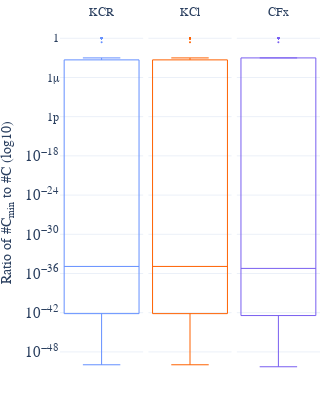

The notebook cell this image was saved under:
### Code cell
all_model_count_dfs = []


for extractor in ['kconfigreader', 'kmax', 'configfixextractor']:
    for system in ['axtls', 'fiasco', 'freetz-ng', 'busybox']:
        try:
            df = read_dataframe(extractor, system, 'solve_model-count', {'model-count': 'string'})
        except Exception as e:
            continue

        if df is None or df.empty:
            
            continue

        df['extractor'] = extractor
        df['system'] = system

        process_model_count(df)  # falls das eine Auswertung ist
        all_model_count_dfs.append(df)

# 📦 Zusammenführen
df_solve = pd.concat(all_model_count_dfs, ignore_index=True)
process_model_count(df_solve)
replace_values(df_solve)
#print(df_solve)
df_features[['extractor', 'system', 'revision', 'unconstrained_bools', 'unconstrained_tristates']].to_csv('/home/rami/Dokumente/data/df1.csv', index=False)
df_solve_unconstrained = df_solve.merge(df_features)

#print(df_solve_unconstrained[['unconstrained_bools', 'unconstrained_tristates']])

df_solve_unconstrained['model-count-unconstrained'] = \
    df_solve_unconstrained.apply(lambda row: \
        str(int(row['model-count']) * (2**int(row['unconstrained_bools'])) * (3**int(row['unconstrained_tristates']))) \
            if not pd.isna(row['model-count']) and row['model-count'] != '' else pd.NA, axis=1)

#print(df_solve_unconstrained)

df_solve_unconstrained['model-count-unconstrained-log10'] = df_solve_unconstrained['model-count-unconstrained'].fillna('').map(big_log10).replace(0, np.nan)
df_solve_unconstrained['similarity'] = df_solve_unconstrained.apply(lambda row: int(row['model-count']) / int(row['model-count-unconstrained']) if not pd.isna(row['model-count']) and row['model-count'] != '' else pd.NA, axis=1)
#print(df_solve_unconstrained)
#df_solve_unconstrained[['similarity']].to_csv('/home/rami/Dokumente/data/similarity_values.csv', index=False)
df_solve_unconstrained[['extractor', 'system', 'revision', 'model-count', 'model-count-unconstrained', 'similarity']].to_csv('/home/rami/Dokumente/data/test3.csv', index=False)

fig = px.box(
    df_solve_unconstrained,
    y='similarity',
    color='extractor',
    facet_col='extractor',
    labels={'similarity': 'Ratio of #C<sub>min</sub> to #C (log10)'},
    log_y=True,
    category_orders={'extractor': ['KConfigReader', 'KClause','ConfigFix']}
)
fig.for_each_annotation(lambda a: a.update(
    text={
        'KConfigReader': 'KCR',
        'KClause': 'KCl',
        'ConfigFix': 'CFx'
    }.get(a.text.split("=")[1], a.text))
)

fig.update_traces(width=0.5)
#fig.update_yaxes(tickvals=[1e0, 1e-3, 1e-6, 1e-9, 1e-12, 1e-15], ticktext=['10<sup>0</sup>', '10<sup>-3</sup>', '10<sup>-6</sup>', '10<sup>-9</sup>', '10<sup>-12</sup>', '10<sup>-15</sup>'])
style_box(fig, legend_position=None)
show(fig, 'configuration-similarity', height=400, width=200, margin=dict(l=0, r=0, t=20, b=0))

df_solve_unconstrained[['extractor', 'system', 'revision', 'model-count', 'model-count-unconstrained', 'similarity']].to_csv('/home/rami/Dokumente/data/debug_model_counts.csv', index=False)
test_row = df_solve_unconstrained[
    (df_solve_unconstrained['system'] == 'axtls') &
    (df_solve_unconstrained['revision'] == 'release-1.0.0') &
    (df_solve_unconstrained['extractor'] == 'KConfigReader')
].iloc[0]

print("🔍 model-count =", test_row['model-count'])
print("🔍 unconstrained_bools =", test_row.get('unconstrained_bools'))
print("🔍 model-count-unconstrained =", test_row['model-count-unconstrained'])

expected = int(test_row['model-count']) * (2 ** int(test_row.get('unconstrained_bools')))
print("💡 expected model-count-unconstrained =", expected)

### Figure 1 — Plotly figure (JSON) as saved in the notebook; plotly's stock layout.template omitted (floating-point values rounded to 4 significant figures; data arrays with more than 128 entries replaced by an {"elided": "..."} marker saying what was removed)
{"data": [{"alignmentgroup": "True", "fillcolor": "rgba(0,0,0,0)", "hovertemplate": "extractor=KConfigReader<br>Ratio of #C<sub>min</sub> to #C (log10)=%{y}<extra></extra>", "legendgroup": "KConfigReader", "line": {"width": 1}, "marker": {"color": "#648FFF", "size": 2}, "name": "KConfigReader", "notched": false, "offsetgroup": "KConfigReader", "orientation": "v", "showlegend": true, "type": "box", "width": 0.5, "x0": " ", "xaxis": "x", "y": {"elided": "274 float values"}, "y0": " ", "yaxis": "y"}, {"alignmentgroup": "True", "fillcolor": "rgba(0,0,0,0)", "hovertemplate": "extractor=KClause<br>Ratio of #C<sub>min</sub> to #C (log10)=%{y}<extra></extra>", "legendgroup": "KClause", "line": {"width": 1}, "marker": {"color": "#FE6100", "size": 2}, "name": "KClause", "notched": false, "offsetgroup": "KClause", "orientation": "v", "showlegend": true, "type": "box", "width": 0.5, "x0": " ", "xaxis": "x2", "y": {"elided": "274 float values"}, "y0": " ", "yaxis": "y2"}, {"alignmentgroup": "True", "fillcolor": "rgba(0,0,0,0)", "hovertemplate": "extractor=ConfigFix<br>Ratio of #C<sub>min</sub> to #C (log10)=%{y}<extra></extra>", "legendgroup": "ConfigFix", "line": {"width": 1}, "marker": {"color": "#785EF0", "size": 2}, "name": "ConfigFix", "notched": false, "offsetgroup": "ConfigFix", "orientation": "v", "showlegend": true, "type": "box", "width": 0.5, "x0": " ", "xaxis": "x3", "y": {"elided": "264 float values"}, "y0": " ", "yaxis": "y3"}], "layout": {"annotations": [{"font": {}, "showarrow": false, "text": "KCR", "x": 0.16, "xanchor": "center", "xref": "paper", "y": 1, "yanchor": "bottom", "yref": "paper"}, {"font": {}, "showarrow": false, "text": "KCl", "x": 0.5, "xanchor": "center", "xref": "paper", "y": 1, "yanchor": "bottom", "yref": "paper"}, {"font": {}, "showarrow": false, "text": "CFx", "x": 0.84, "xanchor": "center", "xref": "paper", "y": 1, "yanchor": "bottom", "yref": "paper"}], "boxmode": "group", "font": {"family": "Linux Biolinum"}, "height": 400, "legend": {"title": {"text": "extractor"}, "tracegroupgap": 0}, "margin": {"b": 0, "l": 0, "r": 0, "t": 20}, "showlegend": false, "width": 200, "xaxis": {"anchor": "y", "domain": [0, 0.32]}, "xaxis2": {"anchor": "y2", "domain": [0.34, 0.66], "matches": "x"}, "xaxis3": {"anchor": "y3", "domain": [0.68, 1.0], "matches": "x"}, "yaxis": {"anchor": "x", "domain": [0, 1], "title": {"text": "Ratio of #C<sub>min</sub> to #C (log10)"}, "type": "log"}, "yaxis2": {"anchor": "x2", "domain": [0, 1], "matches": "y", "showticklabels": false, "type": "log"}, "yaxis3": {"anchor": "x3", "domain": [0, 1], "matches": "y", "showticklabels": false, "type": "log"}}}
